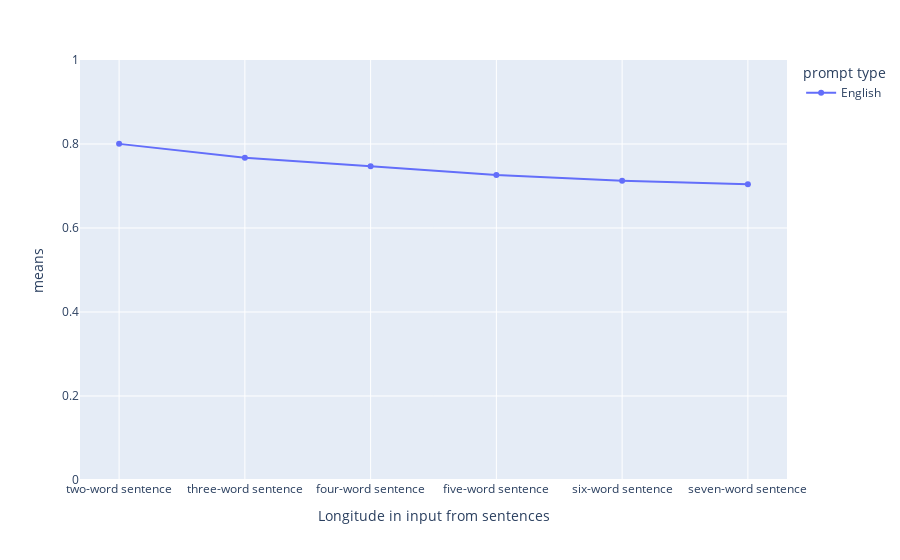

The notebook cell this image was saved under:
### Code cell
import plotly.express as px

averages = pd.DataFrame()
eng_averages = pd.DataFrame()

mean2= percentages2['two-word sentence'].mean()
mean3= percentages3['three-word sentence'].mean()
mean4= percentages4['four-word sentence'].mean()
mean5= percentages5['five-word sentence'].mean()
mean6= percentages6['six-word sentence'].mean()
mean7= percentages7['seven-word sentence'].mean()


averages['means'] = [mean2, mean3, mean4, mean5, mean6, mean7]
averages['Longitude in input from sentences'] = ['two-word sentence', 'three-word sentence', 'four-word sentence', 'five-word sentence',
                                                 'six-word sentence', 'seven-word sentence'
                                                 ]
averages['prompt type'] = ['English', 'English', 'English', 'English',
                           'English', 'English']
print(averages)

fig = px.line(averages, x="Longitude in input from sentences", y="means",  markers=True, color ='prompt type')
fig.update_yaxes(range=[0, 1])

fig.show()

### Figure 1 — Plotly figure (JSON) as saved in the notebook; plotly's stock layout.template omitted (floating-point values rounded to 4 significant figures)
{"data": [{"hovertemplate": "prompt type=English<br>Longitude in input from sentences=%{x}<br>means=%{y}<extra></extra>", "legendgroup": "English", "line": {"color": "#636efa", "dash": "solid"}, "marker": {"symbol": "circle"}, "mode": "lines+markers", "name": "English", "orientation": "v", "showlegend": true, "type": "scatter", "x": ["two-word sentence", "three-word sentence", "four-word sentence", "five-word sentence", "six-word sentence", "seven-word sentence"], "xaxis": "x", "y": [0.8003, 0.7673, 0.7471, 0.7262, 0.7123, 0.7043], "yaxis": "y"}], "layout": {"legend": {"title": {"text": "prompt type"}, "tracegroupgap": 0}, "margin": {"t": 60}, "xaxis": {"anchor": "y", "domain": [0, 1], "title": {"text": "Longitude in input from sentences"}}, "yaxis": {"anchor": "x", "domain": [0, 1], "range": [0, 1], "title": {"text": "means"}}}}
